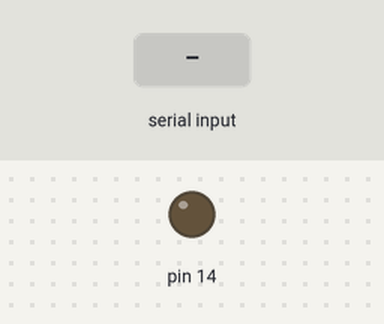
Simulated run of this sketch. Board: Arduino Uno, built with avr-gcc and run on an emulated ATmega328P. On the bench: output pins drawn as LEDs (lit = HIGH). The inputs (shaded band) are chosen by the test bench. The modem accepts every AT command (registered, SIM ready, sends succeed) and sends nothing else; what the sketch prints to the serial monitor is not drawn.

Above: at 1.2 s.
1.3 s: "1" received over the second serial link
Timing chart, 0 to 4.3 s (numbered marks = the images above; inputs shaded):
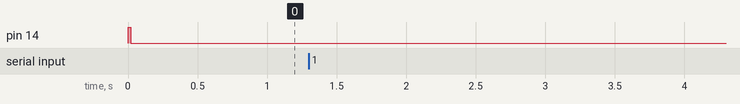

The sketch:

BT_Rename_sketch_jul19b.ino
```cpp
// Подключаем библиотеку для работы с Serial через дискретные порты
#include <SoftwareSerial.h>
// Создаем последовательный порт на пинах 12 и 2
SoftwareSerial BTSerial(13, 6); // RX, TX
// Переменная для приема данных по Bluetooth
char bt_input;
// Настройка
void setup ()
{
// Устанавливаем скорость передачи данных по Bluetooth
BTSerial.begin(9600);
// Переключаем АО в двоичный режим работы, на передачу
pinMode(14, OUTPUT);
// Переводим НС-05 в режим АТ-команд
digitalWrite(14,1);
// Присваиваем НС-05 новое имя - MaxiBot
BTSerial.println("AT+NAME=MaxiBot");
// Устанавливаем скорость передачи данных по кабелю
Serial.begin(9600);
// Переводим НС-05 в нормальный режим работы
digitalWrite(14, 0);
}
void loop()
{
  // Если пришли данные по Bluetooth
  if (BTSerial.available())
  {
    // Записываем, что пришло по Bluetooth в переменную bt_input
    bt_input = (char)BTSerial.read();
    Serial.println(bt_input);
  }

}
```

Measured:
- after the input at 1.3 s, every drawn part: stays the same
